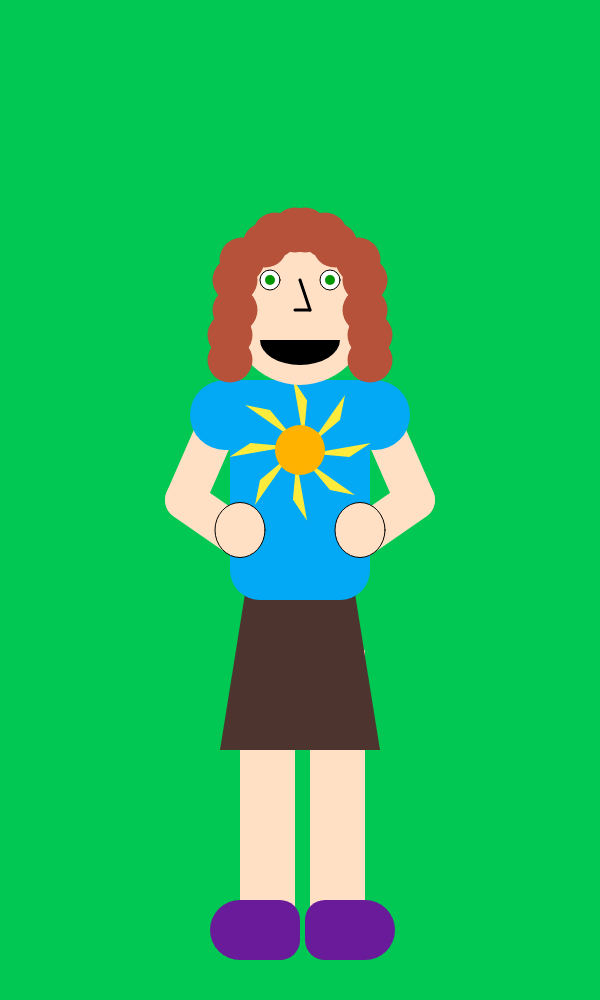
Frame 1 (no input)
Frame 60 (no input): identical to frame 1, image omitted
Frame 120 (the mouse pressed at the canvas centre since frame 60): identical to frame 1, image omitted

The p5.js sketch that drew this single still picture (run headless with seeded random() and noise() and a simulated clock; from frame 60 on, the mouse is pressed at the canvas centre):

// p5.js sketch
// ── sketch.js
// here we go! Self-portrait!
function setup() {
  //create canvas
  createCanvas ( 600, 1000);
}
//fill background

function draw() {
  background( 'rgb(0, 200, 83)' );

  //translate center of grid to actual center of grid

  translate( 300, 450);

//LEGS***************
//actually one of the last things I did, but due to order and layering, needed to come first
  fill ('rgb(255, 224, 196)');
  noStroke();
  rect (10, 200, 55, 300);
//right leg, mirrored across the axis
  fill ('rgb(255, 224, 196)');
  noStroke();
  rect (-60, 200, 55, 300);
//END LEGS*********************

//SHOES********************************
  fill ('rgb(106,27,154)');
  noStroke();
  rect (-90, 450, 90, 60, 90, 20, 20, 70);
//right shoe
  fill ('rgb(106,27,154)');
  noStroke();
  rect (5, 450, 90, 60, 20, 90, 70, 20);
//END SHOES***************************

//LOWER body********************************
//Maybe we'll be conservative and wear a long skirt, like the brown one I wore to the symphony today.
  fill ('rgb(78,52,46)');
  noStroke();
  triangle(-80, 300, 80, 300, -40, 50);

//I don't like the way one triangle looks. Maybe we'll try two and it will give a better shape
  fill ('rgb(78,52,46)');
  noStroke();
  triangle(-80, 300, 80, 300, 40, 50);
//END LOWER BODY *****************************

//ARMS******************
//left arm, under the shirt
  stroke ('rgb(255, 224, 196)' );
  strokeWeight(40);
  line(-80, -30, -115, 50);

//lower left arm
  stroke ('rgb(255, 224, 196)' );
  strokeWeight(40);
  line(-50, 95, -115, 50);

//mirror for the right arm
  stroke ('rgb(255, 224, 196)' );
  strokeWeight(40);
  line(80, -30, 115, 50);
//lower right arm
  stroke ('rgb(255, 224, 196)' );
  strokeWeight(40);
  line(50, 95, 115, 50);

//END ARMS*********************

//UPPER BODY***************************

//I don't want my body to look boxy, so, we'll play around with rounding
  fill ('rgb(3, 169, 244)');
  noStroke();
  rect (-110, -70, 220, 70, 90, 90, 70, 70);
//okay, so those are shoulders. Now for the rest of the torso

  fill ('rgb(3, 169, 244)');
  noStroke();
  rect (-70, 0, 140, 150, 0, 0, 30, 30);
//okay, okay. I don't hate it.
//END UPPER BODY*********************

//SHIRT DECORATIONS********************
//This is the last part of my self-portrait, but it needs to go under the hands.

  fill ('rgb(255, 235, 59)');
  noStroke();
  triangle (5, 10, 55, 45, 30, 40 );
//I want to experiment with rotation, so we're going to try for a flower or sun shape. It will be triangles, with a circle overlaying the center
push();
    translate( 0, 0 );

    rotate( radians(45) );
    fill ('rgb(255, 235, 59)');
    noStroke();
    triangle (5, 10, 55, 45, 30, 40 );

    // rotate 45°
    // translate to (x:0, y:0)
    translate( 0, 0 );
    rotate( radians(45) );
    fill ('rgb(255, 235, 59)');
    noStroke();
    triangle (5, 10, 55, 45, 30, 40 );

    // rotate 45°
    // translate to to (x:0, y:0)
    translate( 0, 0 );
    rotate( radians(45) );
    fill ('rgb(255, 235, 59)');
    noStroke();
    triangle (5, 10, 55, 45, 30, 40 );

    // rotate 45°
    // translate to to (x:0, y:0)
    translate( 0, 0 );
    rotate( radians(45) );
    fill ('rgb(255, 235, 59)');
    noStroke();
    triangle (5, 10, 55, 45, 30, 40 );
    // rotate 45°
    // translate to (x:0, y:0)
    translate( 0, 0 );
    rotate( radians(45) );
    fill ('rgb(255, 235, 59)');
    noStroke();
    triangle (5, 10, 55, 45, 30, 40 );

    // rotate 45°
    // translate to (x:0, y:0)
    translate( 0, 0 );
    rotate( radians(45) );
    fill ('rgb(255, 235, 59)');
    noStroke();
    triangle (5, 10, 55, 45, 30, 40 );

    // rotate 45°
    // translate to (x:0, y:0)
    translate( 0, 0 );
    rotate( radians(45) );
    fill ('rgb(255, 235, 59)');
    noStroke();
    triangle (5, 10, 55, 45, 30, 40 );
  pop();
//Relied pretty heavily on your example for that, but I love how it turned out!

//Sun/flower center
    fill ('rgb(255, 179, 0)');
    noStroke();
    ellipse (0, 0, 50, 50);

//END SHIRT DECORATIONS**********************

//HANDS*******************
//Just going to use circles for HANDS
  fill ('rgb(255, 224, 196)');
  stroke('rgb(0,0,0)');
  strokeWeight (1);
  ellipse (60, 80, 50, 55);
//left HANDS
  fill ('rgb(255, 224, 196)');
  stroke('rgb(0,0,0)');
  strokeWeight (1);
  ellipse (-60, 80, 50, 55);
//END HANDS****************************
//HEAD*********************
  fill ('rgb(255, 224, 196)' );
  //no outline
  noStroke()
  ellipse (0, -150, 150, 170);
  //so apparently, the clockwise rule applies to the grid, as well. Instead of up being a positive value on the y-axis, it's negative
//HEAD*********************

//EYES***********************
  fill ('rgb(255,255,255)' );
  stroke('rgb(0,0,0)');
  strokeWeight (1);
  ellipse (30, -170, 20, 20);
//it should all be the same except x-axis
  fill ('rgb(255,255,255)' );
  stroke('rgb(0,0,0)');
  strokeWeight (1);
  ellipse (-30, -170, 20, 20);
//okay, now pupils
//left pupil!
  fill ('rgb(0,150,0)' );
  noStroke();
  ellipse (-30, -170, 10, 10);
//right pupil!
  fill ('rgb(0,150,0)' );
  noStroke();
  ellipse (30, -170, 10, 10);
//end eyes*************************************

//MOUTH**********************************
//starting mouth. should be an arc, but maybe we can get more creative
  fill ('rgb(0,0,0)');
  arc (0, -110, 80, 50, 0, PI, CHORD);
//END MOUTH***************************

//NOSE********************************
//i want to try a nose. It should just be two lines
  stroke('rgb(0,0,0)');
  strokeWeight (3);
  line (0, -170, 10, -140);
//okay, now for the vertical part of the nose
  stroke('rgb(0,0,0)');
  strokeWeight (3);
  line (-5, -140, 10, -140);
//we did it, reddit
//END NOSE*****************************

//HAIR************************************
//Oh, god hair. Maybe a series of circles, like the rotating smiley faces?
//Why couldn't I have straight hair?

  fill ('rgb(181,82,57)');
  noStroke();
  ellipse (5, -220, 45, 45);
//Okay, so that's basically what will make up all of my hair
//the size will stay the same, but I need to start layering circles down one side to give the appearance of curly hair
//then I can mirror it all across the axis

  fill ('rgb(181,82,57)');
  noStroke();
  ellipse (25, -215, 45, 45);

//okay, okay. Not bad. I'm commited now, so let's just go for some more hair

  fill ('rgb(181,82,57)');
  noStroke();
  ellipse (35, -205, 45, 45);

  fill ('rgb(181,82,57)');
  noStroke();
  ellipse (58, -190, 45, 45);

  fill ('rgb(181,82,57)');
  noStroke();
  ellipse (65, -170, 45, 45);

  fill ('rgb(181,82,57)');
  noStroke();
  ellipse (65, -140, 45, 45);

  fill ('rgb(181,82,57)');
  noStroke();
  ellipse (70, -115, 45, 45);

  fill ('rgb(181,82,57)');
  noStroke();
  ellipse (70, -90, 45, 45);

//okay, that's one side of the hair. Now to copy/paste all of that code above and put in the opposite x values

  fill ('rgb(181,82,57)');
  noStroke();
  ellipse (-5, -220, 45, 45);

  fill ('rgb(181,82,57)');
  noStroke();
  ellipse (-25, -215, 45, 45);

    fill ('rgb(181,82,57)');
  noStroke();
  ellipse (-35, -205, 45, 45);

  fill ('rgb(181,82,57)');
  noStroke();
  ellipse (-58, -190, 45, 45);

  fill ('rgb(181,82,57)');
  noStroke();
  ellipse (-65, -170, 45, 45);

  fill ('rgb(181,82,57)');
  noStroke();
  ellipse (-65, -140, 45, 45);

  fill ('rgb(181,82,57)');
  noStroke();
  ellipse (-70, -115, 45, 45);

  fill ('rgb(181,82,57)');
  noStroke();
  ellipse (-70, -90, 45, 45);
//my hair is a little longer than that, but I can have a haircut for this assignment.
//END HAIR*************************
//END SKETCH*************************************

}
